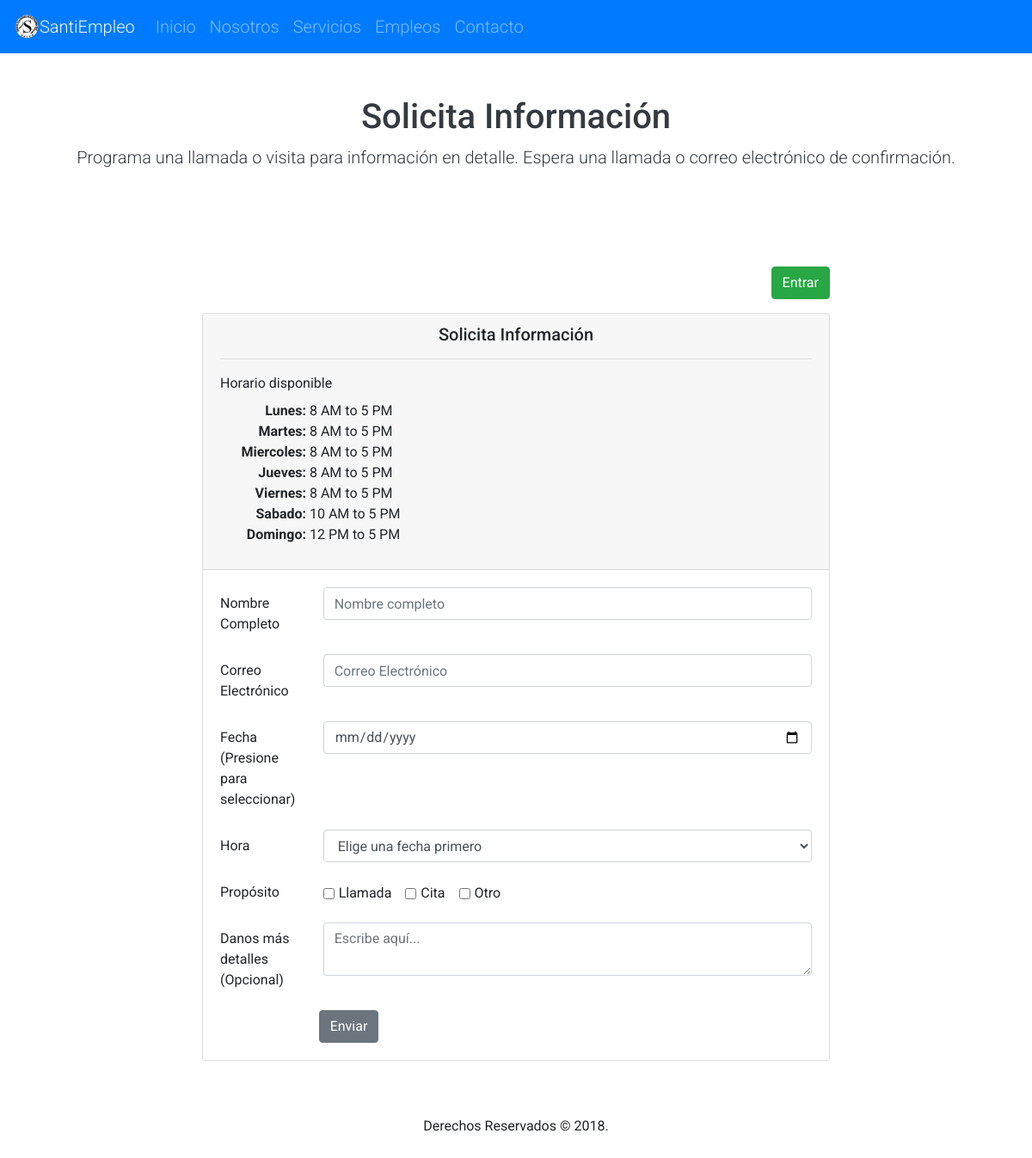
Screenshot of /booking.php with the database file from the repository.
### tables this page shows
CREATE TABLE `available_times` (
  `id` int(11) NOT NULL,
  `day` varchar(255) DEFAULT NULL,
  `start_time` varchar(255) DEFAULT NULL,
  `end_time` varchar(255) DEFAULT NULL
);

### partials/func.php (called while the page is built, shortened)
<?php
function getTimes() {
    global $con;
    $query = "SELECT * FROM `available_times`";
    $res = mysqli_query($con, $query);
    $times = array();
    while($row = mysqli_fetch_assoc($res)){
        $temp = array();
        $temp['day'] = $row['day'];
        $temp['start_time'] = $row['start_time'];
        $temp['end_time'] = $row['end_time'];
        $times[] = $temp;
    }
    return $times;
}

### booking.php (the view, shortened to what this page needs)
<?php
require_once 'partials/db.php';
require_once 'partials/func.php';
?>
    <?php require_once 'partials/header.php' ?>
  <nav class="navbar fixed-top navbar-expand-md  navbar-dark bg-primary lead mb-5">
  <img src="img/logo.png" width="30" height="30" class="d-inline-block align-middle" alt="logo">
  <a class="navbar-brand text-light nav-title" href="index.html">SantiEmpleo</a>
    <div class="collapse navbar-collapse" id="navbarNav">
      <ul class="navbar-nav">
        <li class="nav-item">
          <a class="nav-link" href="index.html">Inicio</a>
        </li>
        <li class="nav-item">
          <a class="nav-link" href="nosotros.html">Nosotros</a>
        </li>
        <li class="nav-item">
          <a class="nav-link" href="servicios.html">Servicios</a>
        </li>
        <li class="nav-item">
          <a class="nav-link" href="workers.html">Empleos</a>
        </li>
        <li class="nav-item">
          <a class="nav-link" href="contact.php">Contacto </a>
        </li>
      </ul>
    </div>
  </nav>
<header class="my-3 mt-5 text-center">
    <div class="container">
        <div class="jumbotron jumbotron-fluid bg-transparent text-dark">
            <div class="container">
                <h1 class="display-5">Solicita Información</h1>
                <p class="lead">Programa una llamada o visita para información en detalle.  Espera una llamada o correo electrónico de confirmación.</p>
            </div>
        </div>
    </div>
</header>
<main class="mb-5">
    <div class="container">
        <div class="row">
            <div class="col-md-8 mx-auto">
                <div class="mb-3 text-right">
                    <?php
                        if(isset($_SESSION['user_data'])) {
                            echo "<a href='viewAll.php' class='btn btn-success'>Ver todo</a> ";
                            echo "<a href='profile.php' class='btn btn-primary'>Perfil</a> ";
                            echo "<a href='logout.php' class='btn btn-danger'>Salir</a>";
                        } else {
                            echo "<a href='login.php' class='btn btn-success'>Entrar</a>";
                        }
                    ?>
                </div>
            </div>
        </div>
            <div class="row">
                <div class="col-md-8 mx-auto">
                    <div class="card">
                        <div class="card-header">
                            <h5 class="cart-title text-center">Solicita Información</h5>
                            <hr>
                            <label for="">Horario disponible</label>
                            <p>
                                <?php
                                    $times = getTimes();
                                    foreach($times as $t){
                                        if($t['start_time'] == ''){
                                            echo "<strong style='width:100px; display:inline-block; text-align:right'>{$t['day']}:</strong> Not available";
                                        } else {
                                            echo "<strong style='width:100px; display:inline-block; text-align:right'>{$t['day']}:</strong> {$t['start_time']} to {$t['end_time']}<br>";
                                        }
                                    }
                                ?>
                            </p>
                        </div>
                        <div class="card-body">
                            <form action="partials/process.php" method="post">
                                <div class="form-group row">
                                    <label for="" class="col-sm-2 col-form-label">Nombre Completo</label>
                                    <div class="col-sm-10">
                                        <input type="text" name="name" class="form-control" id="" placeholder="Nombre completo" required>
                                    </div>
                                </div>
                                <div class="form-group row">
                                    <label for="" class="col-sm-2 col-form-label">Correo Electrónico</label>
                                    <div class="col-sm-10">
                                        <input type="email" name="email" class="form-control" id="" placeholder="Correo Electrónico" required>
                                    </div>
                                </div>
                                <div class="form-group row">
                                    <label for="" class="col-sm-2 col-form-label">Fecha (Presione para seleccionar)</label>
                                    <div class="col-sm-10">
                                        <input type="date" name="date" id="date" onchange="loadTimes()" class="form-control" required placeholder="Elija una fecha">
                                    </div>
                                </div>
                                <div class="form-group row">
                                    <label for="" class="col-sm-2 col-form-label">Hora</label>
                                    <div class="col-sm-10">
                                        <select name="time" id="time" class="form-control" required>
                                            <option selected>Elige una fecha primero</option>
                                        </select>
                                    </div>
                                </div>
                                <div class="form-group row">
                                    <label for="" class="col-sm-2 col-form-label">Propósito</label>
                                    <div class="col-sm-10 mt-2">
                                        <div class="form-check form-check-inline">
                                            <input class="form-check-input" name="purpose[]" type="checkbox" id="inlineCheckbox1" value="Llamada">
                                            <label class="form-check-label" for="inlineCheckbox1">Llamada</label>
                                        </div>
                                        <div class="form-check form-check-inline">
                                            <input class="form-check-input" name="purpose[]" type="checkbox" id="inlineCheckbox2" value="Cita">
                                            <label class="form-check-label" for="inlineCheckbox2">Cita</label>
                                        </div>
                                        <div class="form-check form-check-inline">
                                            <input class="form-check-input" name="purpose[]" type="checkbox" id="inlineCheckbox3" value="Otro">
                                            <label class="form-check-label" for="inlineCheckbox3">Otro</label>
                                        </div>
                                    </div>
                                </div>
                                <div class="form-group row">
                                    <label for="" class="col-sm-2 col-form-label">Danos más detalles (Opcional)</label>
                                    <div class="col-sm-10">
                                        <textarea name="description" class="form-control" placeholder="Escribe aquí..."></textarea>
                                    </div>
                                </div>
                                <button type="submit" name="add_appointment" class="btn btn-secondary offset-sm-2">Enviar</button>
                            </form>
                        </div>
                    </div>
                </div>
            </div>
        </div>
    </main>
    <?php require_once 'partials/footer.php' ?>

### partials/header.php (shortened to what this page needs)
<!doctype html>
<html lang="en">
<head>
    <link rel="stylesheet" href="https://stackpath.bootstrapcdn.com/bootstrap/4.1.1/css/bootstrap.min.css">
    <link rel="stylesheet" href="https://use.fontawesome.com/releases/v5.0.12/css/all.css">
    <link rel="stylesheet" href="css/style.css?v=1">
</head>
<body>

### partials/footer.php (shortened to what this page needs)
<footer class="text-center p-3">
            <p>Derechos Reservados &copy; 2018.</p>
        </footer>
    </body>
    </html>

### css/style.css (style rules this page uses)
* { padding: 0; margin: 0; box-sizing: border-box; }
body { font-family: 'Roboto', sans-serif; font-size: 16px; font-weight: 400; }

### rows the page displays
available_times: day "Lunes", start_time "8 AM", end_time "5 PM"
available_times: day "Martes", start_time "8 AM", end_time "5 PM"
available_times: day "Miercoles", start_time "8 AM", end_time "5 PM"
available_times: day "Jueves", start_time "8 AM", end_time "5 PM"
available_times: day "Viernes", start_time "8 AM", end_time "5 PM"
available_times: day "Sabado", start_time "10 AM", end_time "5 PM"
available_times: day "Domingo", start_time "12 PM", end_time "5 PM"
